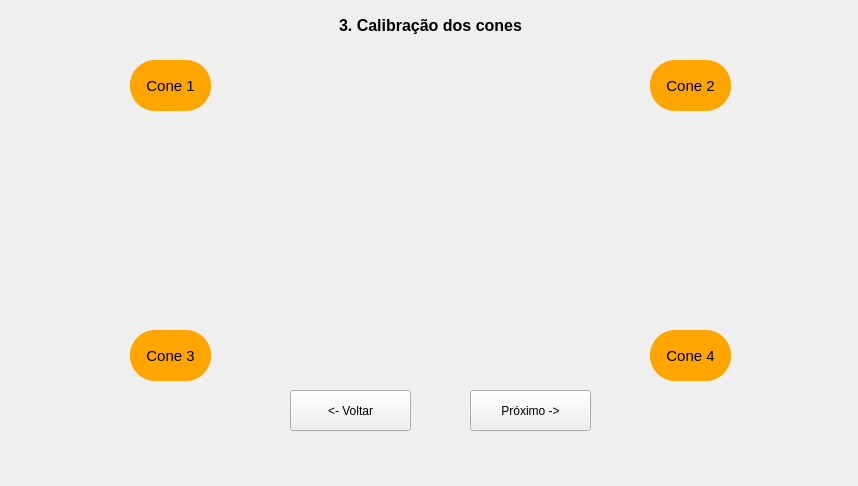
<?xml version="1.0" encoding="UTF-8"?>
<ui version="4.0">
 <class>ConeWindow</class>
 <widget class="QMainWindow" name="ConeWindow">
  <property name="geometry">
   <rect>
    <x>0</x>
    <y>0</y>
    <width>858</width>
    <height>486</height>
   </rect>
  </property>
  <property name="windowTitle">
   <string>MainWindow</string>
  </property>
  <widget class="QWidget" name="centralwidget">
   <widget class="QLabel" name="opcao1">
    <property name="geometry">
     <rect>
      <x>10</x>
      <y>10</y>
      <width>841</width>
      <height>31</height>
     </rect>
    </property>
    <property name="text">
     <string>&lt;html&gt;&lt;head/&gt;&lt;body&gt;&lt;p&gt;&lt;span style=&quot; font-size:12pt; font-weight:600;&quot;&gt;3. Calibração dos cones&lt;/span&gt;&lt;/p&gt;&lt;/body&gt;&lt;/html&gt;</string>
    </property>
    <property name="alignment">
     <set>Qt::AlignCenter</set>
    </property>
   </widget>
   <widget class="QPushButton" name="pg1_prox">
    <property name="geometry">
     <rect>
      <x>470</x>
      <y>390</y>
      <width>121</width>
      <height>41</height>
     </rect>
    </property>
    <property name="text">
     <string>Próximo -&gt;</string>
    </property>
   </widget>
   <widget class="QPushButton" name="pg1_voltar">
    <property name="geometry">
     <rect>
      <x>290</x>
      <y>390</y>
      <width>121</width>
      <height>41</height>
     </rect>
    </property>
    <property name="text">
     <string>&lt;- Voltar</string>
    </property>
   </widget>
   <widget class="QPushButton" name="bt_cone4">
    <property name="geometry">
     <rect>
      <x>650</x>
      <y>330</y>
      <width>81</width>
      <height>51</height>
     </rect>
    </property>
    <property name="font">
     <font>
      <pointsize>11</pointsize>
     </font>
    </property>
    <property name="styleSheet">
     <string notr="true">QPushButton{
	border-radius: 25px;
	background-color: rgb(255,165,0);
	color: rgb(0,0,0);
}

QPushButton:hover {
    background: rgb(252, 183, 115);
}
</string>
    </property>
    <property name="text">
     <string>Cone 4</string>
    </property>
   </widget>
   <widget class="QPushButton" name="bt_cone3">
    <property name="geometry">
     <rect>
      <x>130</x>
      <y>330</y>
      <width>81</width>
      <height>51</height>
     </rect>
    </property>
    <property name="font">
     <font>
      <pointsize>11</pointsize>
     </font>
    </property>
    <property name="styleSheet">
     <string notr="true">QPushButton{
	border-radius: 25px;
	background-color: rgb(255,165,0);
	color: rgb(0,0,0);
}

QPushButton:hover {
    background: rgb(252, 183, 115);
}
</string>
    </property>
    <property name="text">
     <string>Cone 3</string>
    </property>
   </widget>
   <widget class="QPushButton" name="bt_cone2">
    <property name="geometry">
     <rect>
      <x>650</x>
      <y>60</y>
      <width>81</width>
      <height>51</height>
     </rect>
    </property>
    <property name="font">
     <font>
      <pointsize>11</pointsize>
     </font>
    </property>
    <property name="styleSheet">
     <string notr="true">QPushButton{
	border-radius: 25px;
	background-color: rgb(255,165,0);
	color: rgb(0,0,0);
}

QPushButton:hover {
    background: rgb(252, 183, 115);
}
</string>
    </property>
    <property name="text">
     <string>Cone 2</string>
    </property>
   </widget>
   <widget class="QPushButton" name="bt_cone1">
    <property name="geometry">
     <rect>
      <x>130</x>
      <y>60</y>
      <width>81</width>
      <height>51</height>
     </rect>
    </property>
    <property name="font">
     <font>
      <pointsize>11</pointsize>
     </font>
    </property>
    <property name="styleSheet">
     <string notr="true">QPushButton{
	border-radius: 25px;
	background-color: rgb(255,165,0);
	color: rgb(0,0,0);
}

QPushButton:hover {
    background: rgb(252, 183, 115);
}
</string>
    </property>
    <property name="text">
     <string>Cone 1</string>
    </property>
   </widget>
   <widget class="QLabel" name="label">
    <property name="geometry">
     <rect>
      <x>160</x>
      <y>80</y>
      <width>551</width>
      <height>281</height>
     </rect>
    </property>
    <property name="text">
     <string/>
    </property>
    <property name="pixmap">
     <pixmap>../campo_futebol_menor.png</pixmap>
    </property>
   </widget>
   <zorder>opcao1</zorder>
   <zorder>pg1_prox</zorder>
   <zorder>pg1_voltar</zorder>
   <zorder>label</zorder>
   <zorder>bt_cone2</zorder>
   <zorder>bt_cone1</zorder>
   <zorder>bt_cone4</zorder>
   <zorder>bt_cone3</zorder>
  </widget>
 </widget>
 <resources/>
 <connections/>
</ui>
